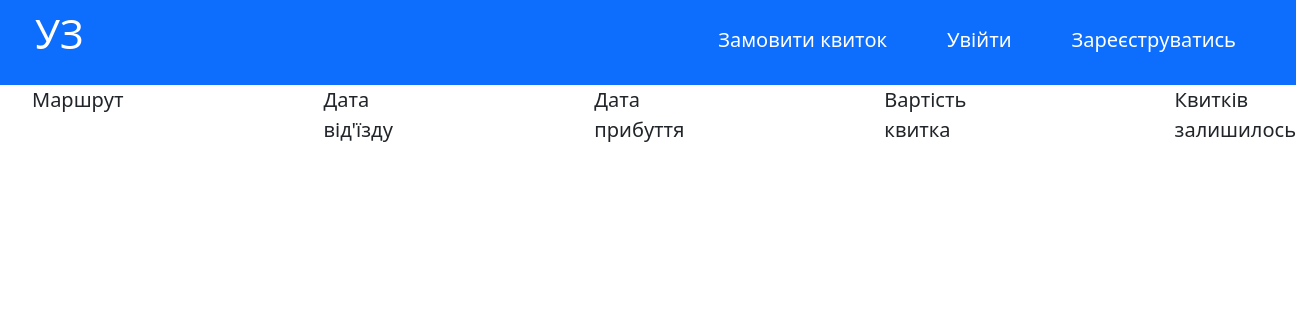
The app's page /, older data.
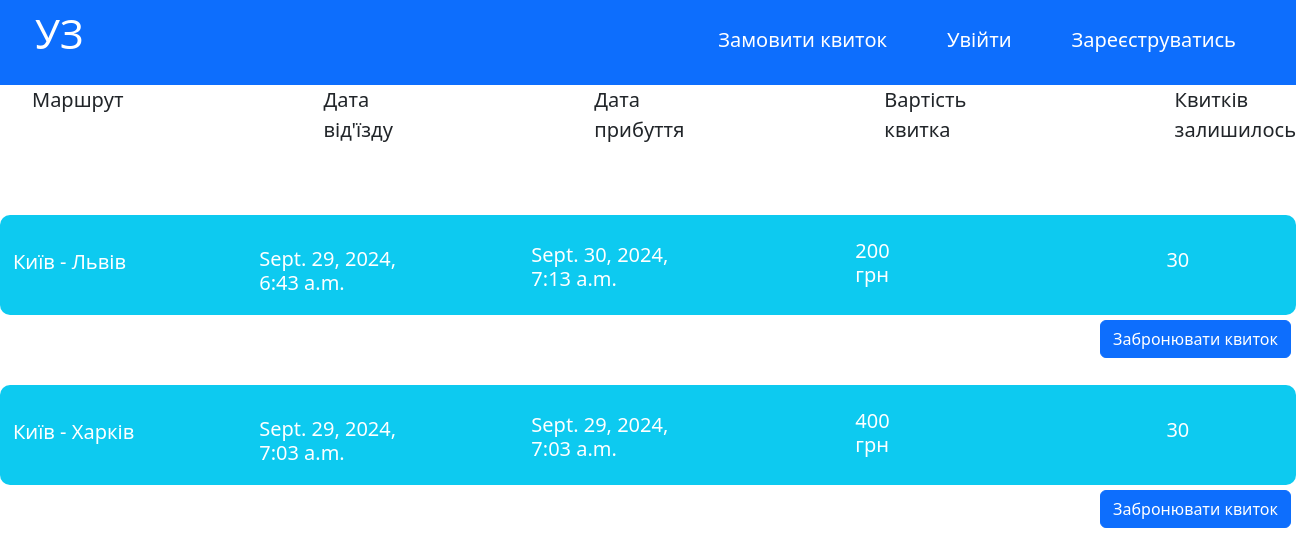
The same page, newer data.
### railway_system/models.py (models this page shows, shortened)
class TimeTable(models.Model):
    route = models.CharField(max_length=255)
    depature_date = models.DateTimeField()
    date_of_arrival = models.DateTimeField()
    price_of_ticket = models.IntegerField()
    total_tickets = models.IntegerField(default=30)
    date_of_appointment = models.DateField(auto_now_add=True)
    def get_absolute_url(self):
        return reverse('railway_system:book_ticket', kwargs={
            'timetable_id': self.id,
        })
    class Meta:
        verbose_name = 'Розклад'
        verbose_name_plural = 'Розклади'

### railway_system/views.py (the view)
# urls.py: path('', HomeView.as_view(), name='home'),
class HomeView(generic.ListView):
    template_name = 'railway_system/home.html'
    model = TimeTable
    context_object_name = 'timetables'

### templates/railway_system/home.html (shortened to what this page needs)
{% extends 'base.html' %}
{% load static %}
{% block head %}
<link rel="stylesheet" href="{% static 'railway_system/css/home.css' %}">
{% endblock %}
{% block body %}
<ul>
    <li>Маршрут</li>
    <li>Дата від'їзду</li>
    <li>Дата прибуття</li>
    <li>Вартість квитка</li>
    <li>Квитків залишилось</li>
</ul>
    {% for timetable in timetables %}
        <div class="bg-info text-white">
            <h5 class="route">{{ timetable.route }}</h5>
            <h5 class="depature_date">{{ timetable.depature_date }}</h5>
            <h5 class="date_of_arrival">{{ timetable.date_of_arrival }}</h5>
            <h5 class="price_of_ticket">{{ timetable.price_of_ticket }} грн</h5>
            <h5 class="total_tickets">{{ timetable.total_tickets }}</h5>
        </div>
        <a href="{{ timetable.get_absolute_url }}"><button class="btn btn-primary">Забронювати квиток</button></a>
    {% endfor %}
{% endblock %}

### templates/base.html (shortened to what this page needs)
<!DOCTYPE html>
{% load static %}
<html lang="en">
<head>
    {% block head %}
    {% endblock %}
        <link rel="stylesheet" href="https://cdn.jsdelivr.net/npm/bootstrap@5.3.2/dist/css/bootstrap.min.css">
        <link rel="stylesheet" href="{% static 'style_base.css' %}">
</head>
<body>
    <header class="bg-primary">
        <a href="{% url 'railway_system:home' %}"><h1 class="text-white">УЗ</h1></a>
        <ul class="text-white">
            <li><a href="">Замовити квиток</a></li>
            {% if user.is_authenticated %}
                <li><a href="{% url 'users:profile' %}">Мій профіль</a></li>
            {% else %}
                <li><a href="{% url 'users:login' %}">Увійти</a></li>
                <li><a href="{% url 'users:signup' %}">Зареєструватись</a></li>
            {% endif %}
        </ul>
    </header>
    {% block body %}
    {% endblock %}
</body>
</html>

### static/railway_system/css/home.css (style rules this page uses)
ul { display: flex; margin-left: -200px; }
ul li { list-style: none; padding-left: 200px; font-size: 20px; }
div { margin-top: 70px; border-radius: 10px; width: 100%; height: 100px; }
div .route { width: 140px; position: relative; top: 35px; left: 1%; }
div .depature_date { width: 150px; position: relative; left: 20%; }
div .date_of_arrival { position: relative; width: 150px; left: 41%; bottom: 60px; }
div .price_of_ticket { position: relative; width: 1px; left: 66%; bottom: 120px; }
div .total_tickets { position: relative; width: 1px; left: 90%; bottom: 167%; }
a button { margin-top: 5px; position: absolute; right: 5px; }

### static/style_base.css (style rules this page uses)
header { height: 85px; position: relative; }
header h1 { position: absolute; top: 10px; left: 35px; }
header ul { list-style: none; display: flex; position: absolute; right: 30px; top: -5px; }
header ul li { padding: 30px; font-size: 20px; }
li a { text-decoration: none; color: white; }

Row changes from the older to the newer data that the page shows:
added TimeTable: route "Київ - Львів", depature_date "Sept. 29, 2024, 6:43 a.m.", date_of_arrival "Sept. 30, 2024, 7:13 a.m.", price_of_ticket "200", total_tickets "30"
added TimeTable: route "Київ - Харків", depature_date "Sept. 29, 2024, 7:03 a.m.", date_of_arrival "Sept. 29, 2024, 7:03 a.m.", price_of_ticket "400", total_tickets "30"
